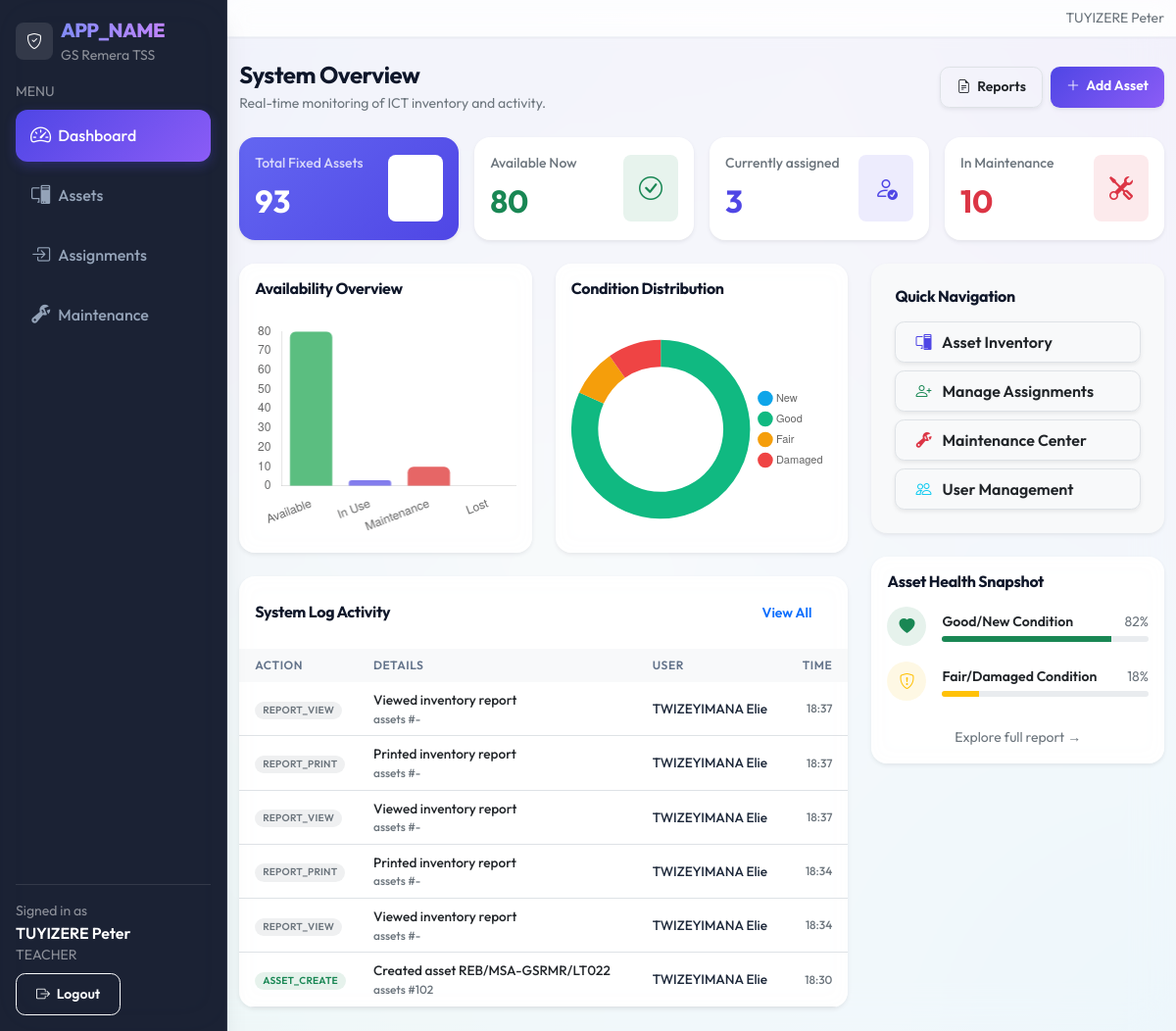
Page /index.php (signed in) on the committed database.
### tables this page shows
CREATE TABLE `audit_logs` (
  `id` bigint(20) UNSIGNED NOT NULL,
  `school_id` int(10) UNSIGNED NOT NULL,
  `user_id` int(10) UNSIGNED DEFAULT NULL,
  `action` varchar(50) NOT NULL,
  `entity` varchar(50) DEFAULT NULL,
  `entity_id` varchar(50) DEFAULT NULL,
  `description` varchar(255) DEFAULT NULL,
  `ip_address` varchar(45) DEFAULT NULL,
  `user_agent` varchar(255) DEFAULT NULL,
  `created_at` datetime NOT NULL DEFAULT CURRENT_TIMESTAMP
);

CREATE TABLE `users` (
  `id` int(10) UNSIGNED NOT NULL,
  `school_id` int(10) UNSIGNED NOT NULL,
  `role_id` int(10) UNSIGNED NOT NULL,
  `location_id` int(10) UNSIGNED DEFAULT NULL,
  `username` varchar(50) NOT NULL,
  `full_name` varchar(120) NOT NULL,
  `email` varchar(120) DEFAULT NULL,
  `password_hash` varchar(255) NOT NULL,
  `is_active` tinyint(1) NOT NULL DEFAULT '1',
  `last_login_at` datetime DEFAULT NULL,
  `created_at` datetime NOT NULL DEFAULT CURRENT_TIMESTAMP,
  `updated_at` datetime DEFAULT NULL ON UPDATE CURRENT_TIMESTAMP
);

### includes/url.php (called while the page is built, shortened)
<?php
function base_url(): string
{
  $b = defined('BASE_URL') ? (string)BASE_URL : '';
  $b = rtrim($b, '/');
  return $b;
}
function url(string $path): string
{
  $full = base_url() . $path;
  return $full === '' ? '/' : $full;
}

### index.php (the view, shortened to what this page needs)
<?php
require_once __DIR__ . '/includes/layout.php';
require_once __DIR__ . '/includes/url.php';
$pdo = db();
$sid = (int)$_SESSION['user']['school_id'];
$stats = [
  'total' => 0,
  'available' => 0,
  'in_use' => 0,
  'maintenance' => 0,
  'lost' => 0,
];
$scope_where = "school_id = ?";
$scope_params = [$sid];
$stmt_total = $pdo->prepare("SELECT COUNT(*) FROM assets WHERE $scope_where");
$stmt_total->execute($scope_params);
$stats['total'] = (int)$stmt_total->fetchColumn();
$stmt_status = $pdo->prepare("SELECT COUNT(*) FROM assets WHERE $scope_where AND status = ?");
foreach (['Available', 'In Use', 'Maintenance', 'Lost'] as $status) {
    $curr_params = $scope_params;
    $curr_params[] = $status;
    $stmt_status->execute($curr_params);
    $stats[strtolower(str_replace(' ', '_', $status))] = (int)$stmt_status->fetchColumn();
}
$stmt_cond = $pdo->prepare("SELECT asset_condition, COUNT(*) as count FROM assets WHERE $scope_where GROUP BY asset_condition");
$stmt_cond->execute($scope_params);
$conditionData = $stmt_cond->fetchAll(PDO::FETCH_KEY_PAIR);
$conditions = ['New', 'Good', 'Fair', 'Damaged'];
$conditionCounts = [];
foreach ($conditions as $cnd) {
    $conditionCounts[] = (int)($conditionData[$cnd] ?? 0);
}
$stmt_logs = $pdo->prepare("
  SELECT l.*, u.full_name
  FROM audit_logs l
  LEFT JOIN users u ON u.id = l.user_id
  WHERE l.school_id = ?
  ORDER BY l.created_at DESC
  LIMIT 6
");
$stmt_logs->execute([$sid]);
$recentLogs = $stmt_logs->fetchAll();
?>
<div class="d-flex align-items-center justify-content-between flex-wrap gap-2 mb-4">
  <div>
    <h1 class="h4 mb-1 fw-bold">System Overview</h1>
    <div class="text-secondary small">Real-time monitoring of ICT inventory and activity.</div>
  </div>
  <div class="d-flex gap-2">
    <a class="btn btn-white border shadow-sm btn-sm px-3" href="<?php echo htmlspecialchars(url('/reports/index.php')); ?>">
      <i class="bi bi-file-earmark-text me-1"></i> Reports
    </a>
    <a class="btn btn-primary btn-sm px-3 shadow-sm" href="<?php echo htmlspecialchars(url('/admin/assets/create.php')); ?>">
      <i class="bi bi-plus-lg me-1"></i> Add Asset
    </a>
  </div>
</div>
<div class="row g-3 mb-4">
  <div class="col-12 col-sm-6 col-xl-3">
    <div class="card border-0 shadow-sm overflow-hidden" style="background: linear-gradient(135deg, #6366f1 0%, #4f46e5 100%);">
      <div class="card-body p-3 text-white">
        <div class="d-flex align-items-center justify-content-between">
          <div>
            <div class="opacity-75 small fw-medium mb-1">Total Fixed Assets</div>
            <div class="fs-2 fw-bold"><?php echo $stats['total']; ?></div>
          </div>
          <div class="bg-white bg-opacity-20 rounded-3 p-3">
            <i class="bi bi-bank fs-4"></i>
          </div>
        </div>
      </div>
    </div>
  </div>
  <div class="col-12 col-sm-6 col-xl-3">
    <div class="card border-0 shadow-sm" style="background: white;">
      <div class="card-body p-3">
        <div class="d-flex align-items-center justify-content-between">
          <div>
            <div class="text-secondary small fw-medium mb-1">Available Now</div>
            <div class="fs-2 fw-bold text-success"><?php echo $stats['available']; ?></div>
          </div>
          <div class="bg-success bg-opacity-10 text-success rounded-3 p-3">
            <i class="bi bi-check-circle fs-4"></i>
          </div>
        </div>
      </div>
    </div>
  </div>
  <div class="col-12 col-sm-6 col-xl-3">
    <div class="card border-0 shadow-sm" style="background: white;">
      <div class="card-body p-3">
        <div class="d-flex align-items-center justify-content-between">
          <div>
            <div class="text-secondary small fw-medium mb-1">Currently assigned</div>
            <div class="fs-2 fw-bold text-primary"><?php echo $stats['in_use']; ?></div>
          </div>
          <div class="bg-primary bg-opacity-10 text-primary rounded-3 p-3">
            <i class="bi bi-person-check fs-4"></i>
          </div>
        </div>
      </div>
    </div>
  </div>
  <div class="col-12 col-sm-6 col-xl-3">
    <div class="card border-0 shadow-sm" style="background: white;">
      <div class="card-body p-3">
        <div class="d-flex align-items-center justify-content-between">
          <div>
            <div class="text-secondary small fw-medium mb-1">In Maintenance</div>
            <div class="fs-2 fw-bold text-danger"><?php echo $stats['maintenance']; ?></div>
          </div>
          <div class="bg-danger bg-opacity-10 text-danger rounded-3 p-3">
            <i class="bi bi-tools fs-4"></i>
          </div>
        </div>
      </div>
    </div>
  </div>
</div>
<div class="row g-4">
  <div class="col-12 col-xl-8">
    <div class="row g-4 mb-4">
      <div class="col-12 col-md-6">
        <div class="card border-0 shadow-sm h-100">
          <div class="card-body">
            <h6 class="fw-bold mb-4">Availability Overview</h6>
            <div style="height: 220px;">
              <canvas id="availabilityChart"></canvas>
            </div>
          </div>
        </div>
      </div>
      <div class="col-12 col-md-6">
        <div class="card border-0 shadow-sm h-100">
          <div class="card-body">
            <h6 class="fw-bold mb-4">Condition Distribution</h6>
            <div style="height: 220px;">
              <canvas id="conditionChart"></canvas>
            </div>
          </div>
        </div>
      </div>
    </div>
    <div class="card border-0 shadow-sm">
      <div class="card-body p-0">
        <div class="p-3 d-flex align-items-center justify-content-between">
          <h6 class="fw-bold mb-0">System Log Activity</h6>
          <a href="<?php echo url('/admin/audit/index.php'); ?>" class="btn btn-sm btn-link text-decoration-none">View All</a>
        </div>
        <div class="table-responsive">
          <table class="table table-hover align-middle mb-0" style="font-size: 0.85rem;">
            <thead class="bg-light text-secondary small">
              <tr>
                <th class="ps-3 py-2 border-0">Action</th>
                <th class="py-2 border-0">Details</th>
                <th class="py-2 border-0">User</th>
                <th class="py-2 border-0 pe-3 text-end">Time</th>
              </tr>
            </thead>
            <tbody>
              <?php foreach ($recentLogs as $log): ?>
                <tr>
                  <td class="ps-3">
                    <?php
                      $actionColor = 'secondary';
                      if (strpos($log['action'], 'CREATE') !== false) $actionColor = 'success';
                      elseif (strpos($log['action'], 'UPDATE') !== false) $actionColor = 'primary';
                      elseif (strpos($log['action'], 'DELETE') !== false) $actionColor = 'danger';
                      elseif (strpos($log['action'], 'ASSIGN') !== false) $actionColor = 'info';
                    ?>
                    <span class="badge rounded-pill bg-<?php echo $actionColor; ?> bg-opacity-10 text-<?php echo $actionColor; ?> px-2">
                      <?php echo htmlspecialchars($log['action']); ?>
                    </span>
                  </td>
                  <td>
                    <div class="text-dark fw-medium"><?php echo htmlspecialchars($log['description']); ?></div>
                    <div class="text-secondary small italic"><?php echo htmlspecialchars($log['entity'] ?: '-'); ?> #<?php echo htmlspecialchars($log['entity_id'] ?: '-'); ?></div>
                  </td>
                  <td><?php echo htmlspecialchars($log['full_name'] ?: 'System'); ?></td>
                  <td class="pe-3 text-end text-secondary small"><?php echo date('H:i', strtotime($log['created_at'])); ?></td>
                </tr>
              <?php endforeach; ?>
            </tbody>
          </table>
        </div>
      </div>
    </div>
  </div>
  <div class="col-12 col-xl-4">
    <div class="card border-0 shadow-sm mb-4 bg-light">
      <div class="card-body p-4">
        <h6 class="fw-bold mb-3">Quick Navigation</h6>
        <div class="d-grid gap-2">
          <a class="btn btn-white border shadow-sm text-start py-2" href="<?php echo url('/admin/assets/index.php'); ?>">
            <i class="bi bi-pc-display me-2 text-primary"></i> Asset Inventory
          </a>
          <a class="btn btn-white border shadow-sm text-start py-2" href="<?php echo url('/teacher/assignments/index.php'); ?>">
            <i class="bi bi-person-plus me-2 text-success"></i> Manage Assignments
          </a>
          <a class="btn btn-white border shadow-sm text-start py-2" href="<?php echo url('/teacher/maintenance/index.php'); ?>">
            <i class="bi bi-wrench-adjustable me-2 text-danger"></i> Maintenance Center
          </a>
          <a class="btn btn-white border shadow-sm text-start py-2" href="<?php echo url('/admin/users/index.php'); ?>">
            <i class="bi bi-people me-2 text-info"></i> User Management
          </a>
        </div>
      </div>
    </div>
    <div class="card border-0 shadow-sm">
      <div class="card-body">
        <h6 class="fw-bold mb-3">Asset Health Snapshot</h6>
        <div class="d-flex flex-column gap-3">
          <div class="d-flex align-items-center gap-3">
            <div class="bg-success bg-opacity-10 text-success rounded-circle p-2" style="width: 40px; height: 40px; display: flex; align-items: center; justify-content: center;">
              <i class="bi bi-heart-fill"></i>
            </div>
            <div class="flex-grow-1">
              <div class="d-flex justify-content-between align-items-center mb-1">
                <span class="small fw-semibold">Good/New Condition</span>
                <span class="small text-secondary"><?php echo round(($conditionCounts[0] + $conditionCounts[1]) / max(1, $stats['total']) * 100); ?>%</span>
              </div>
              <div class="progress" style="height: 6px;">
                <div class="progress-bar bg-success" style="width: <?php echo round(($conditionCounts[0] + $conditionCounts[1]) / max(1, $stats['total']) * 100); ?>%"></div>
              </div>
            </div>
          </div>
          <div class="d-flex align-items-center gap-3">
            <div class="bg-warning bg-opacity-10 text-warning rounded-circle p-2" style="width: 40px; height: 40px; display: flex; align-items: center; justify-content: center;">
              <i class="bi bi-shield-exclamation"></i>
            </div>
            <div class="flex-grow-1">
              <div class="d-flex justify-content-between align-items-center mb-1">
                <span class="small fw-semibold">Fair/Damaged Condition</span>
                <span class="small text-secondary"><?php echo round(($conditionCounts[2] + $conditionCounts[3]) / max(1, $stats['total']) * 100); ?>%</span>
              </div>
              <div class="progress" style="height: 6px;">
                <div class="progress-bar bg-warning" style="width: <?php echo round(($conditionCounts[2] + $conditionCounts[3]) / max(1, $stats['total']) * 100); ?>%"></div>
              </div>
            </div>
          </div>
          <div class="mt-2 text-center">
            <a href="<?php echo url('/reports/inventory.php'); ?>" class="small text-secondary text-decoration-none">Explore full report →</a>
          </div>
        </div>
      </div>
    </div>
  </div>
</div>
<script>
// Availability Chart
const availabilityCtx = document.getElementById('availabilityChart').getContext('2d');
new Chart(availabilityCtx, {
    type: 'bar',
    data: {
        labels: ['Available', 'In Use', 'Maintenance', 'Lost'],
        datasets: [{
            label: 'Asset Count',
            data: [
                <?php echo $stats['available']; ?>,
                <?php echo $stats['in_use']; ?>,
                <?php echo $stats['maintenance']; ?>,
                <?php echo $stats['lost']; ?>
            ],
            backgroundColor: [
                'rgba(22, 163, 74, 0.7)',  // Success
                'rgba(79, 70, 229, 0.7)',  // Primary
                'rgba(220, 38, 38, 0.7)',  // Danger
                'rgba(107, 114, 128, 0.7)' // Gray
            ],
            borderRadius: 6,
            borderWidth: 0
        }]
    },
    options: {
        responsive: true,
        maintainAspectRatio: false,
        plugins: { legend: { display: false } },
        scales: {
            y: { beginAtZero: true, grid: { display: false }, ticks: { stepSize: 10 } },
            x: { grid: { display: false } }
        }
    }
});
// Condition Chart
const conditionCtx = document.getElementById('conditionChart').getContext('2d');
new Chart(conditionCtx, {
    type: 'doughnut',
    data: {
        labels: ['New', 'Good', 'Fair', 'Damaged'],
        datasets: [{
            data: [<?php echo implode(',', $conditionCounts); ?>],
            backgroundColor: [
                '#0ea5e9', // Sky
                '#10b981', // Emerald
                '#f59e0b', // Amber
                '#ef4444'  // Red
            ],
            hoverOffset: 10,
            borderWidth: 0
        }]
    },
    options: {
        responsive: true,
        maintainAspectRatio: false,
        cutout: '70%',
        plugins: {
            legend: {
                position: 'right',
                labels: { usePointStyle: true, font: { size: 11 } }
            }
        }
    }
});
</script>

### rows in the picture
audit_logs: action "REPORT_VIEW", description "Viewed inventory report", entity "assets", entity "-", user.full_name "TWIZEYIMANA Elie", created_at "18:37"
audit_logs: action "REPORT_PRINT", description "Printed inventory report", entity "assets", entity "-", user.full_name "TWIZEYIMANA Elie", created_at "18:37"
audit_logs: action "REPORT_VIEW", description "Viewed inventory report", entity "assets", entity "-", user.full_name "TWIZEYIMANA Elie", created_at "18:37"
audit_logs: action "REPORT_PRINT", description "Printed inventory report", entity "assets", entity "-", user.full_name "TWIZEYIMANA Elie", created_at "18:34"
audit_logs: action "REPORT_VIEW", description "Viewed inventory report", entity "assets", entity "-", user.full_name "TWIZEYIMANA Elie", created_at "18:34"
audit_logs: action "ASSET_CREATE", description "Created asset REB/MSA-GSRMR/LT022", entity "assets", entity "102", user.full_name "TWIZEYIMANA Elie", created_at "18:30"

### other values in the picture
$appTitle "APP_NAME"
$user['school_name'] "GS Remera TSS"
$item['label'] "Dashboard"
$item['label'] "Assets"
$item['label'] "Assignments"
$item['label'] "Maintenance"
$fullName ?: 'User' "TUYIZERE Peter"
$role ?: '-' "TEACHER"
$fullName ?: '' "TUYIZERE Peter"
$stats['total'] "93"
$stats['available'] "80"
$stats['in_use'] "3"
$stats['maintenance'] "10"
chart data {{ $stats['available'] }} 80
chart data {{ $stats['in_use'] }} 3
